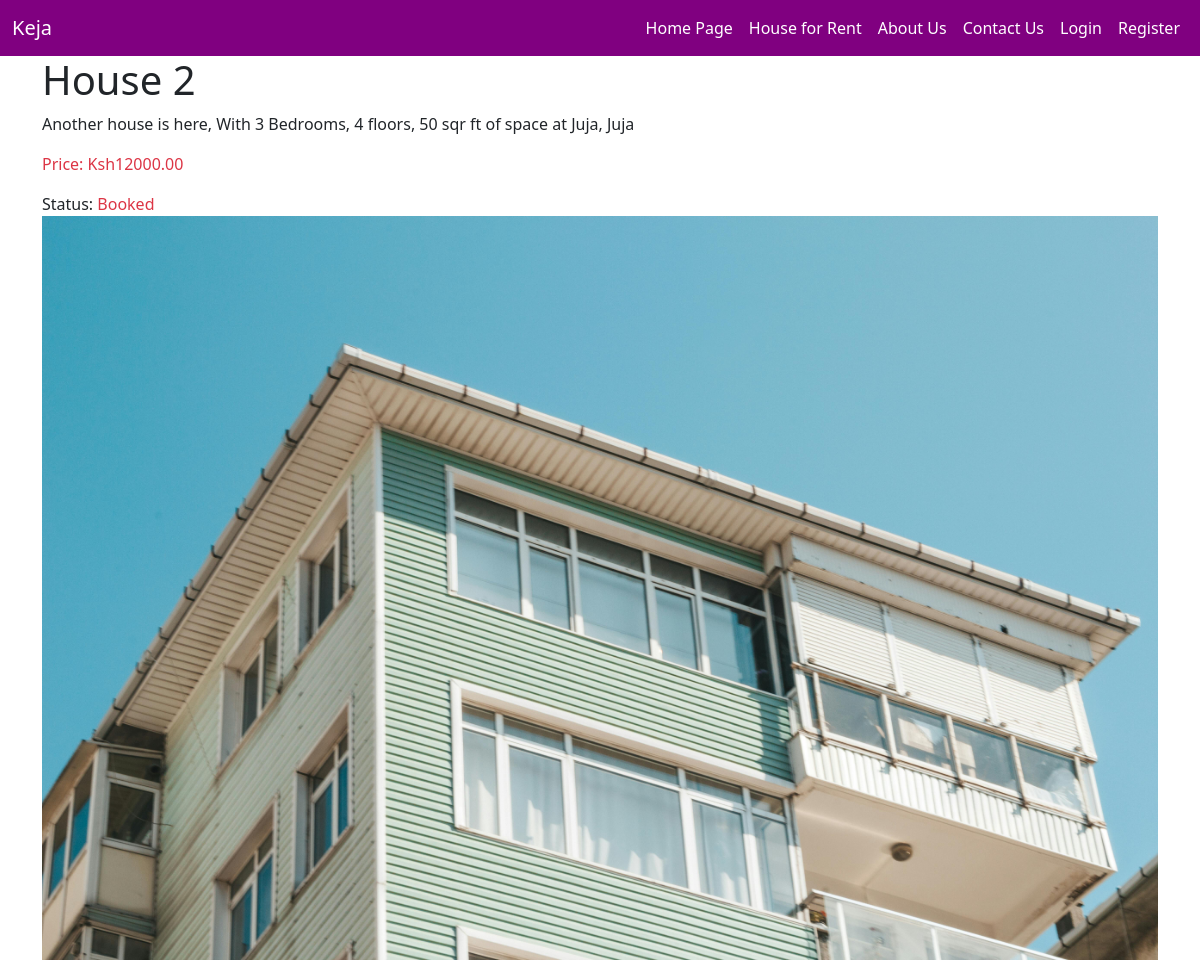
The app's page /products/products/2/ with its own data.
### product/models.py (models this page shows, shortened)
class Product(models.Model):
    title = models.CharField(max_length=200)
    description = models.TextField()
    price = models.DecimalField(max_digits=10, decimal_places=2)
    image = models.ImageField(upload_to=product_image_path, null=True, blank=True)
    city = models.CharField(max_length=100, blank=True, null=True)
    zip_code = models.CharField(max_length=10, blank=True, null=True)
    address = models.CharField(max_length=200, blank=True, null=True)
    num_bedrooms = models.PositiveIntegerField(blank=True, null=True)
    square_feet = models.PositiveIntegerField(blank=True, null=True)
    num_floors = models.PositiveIntegerField(blank=True, null=True)
    booked = models.BooleanField(default=False)

### product/views.py (the view)
# urls.py: path('<int:product_id>/', views.product_detail, name='product_detail'),
def product_detail(request, product_id):
    product = get_object_or_404(Product, pk=product_id)
    return render(request, 'product_detail.html', {'product': product})

### templates/product_detail.html (shortened to what this page needs)
{% extends 'base.html' %}
{% block content %}
<html>
<head>
</head>
<body>
    <div class="container">
        <h1>{{ product.title }}</h1>
        <p>{{ product.description }}, With {{ product.num_bedrooms }} Bedrooms, {{ product.num_floors }} floors, {{ product.square_feet }} sqr ft of space  at {{ product.address }}, {{ product.city }}</p>
        <p class="text-danger">Price: Ksh{{ product.price }}</p>
        Status: {% if not product.booked %}
        <a href="{% url 'book_house' product.id %}" class="btn btn-primary">Book</a>
    {% else %}
        <span class="text-danger">Booked</span>
    {% endif %}
        {% if product.image %}
            <img src="{{ product.image.url }}" alt="{{ product.title }}" class="img-fluid">
        {% endif %}
    </div>
</body>
</html>
{% endblock %}

### records on screen
Product: title "House 2", description "Another house is here", num_bedrooms "3", num_floors "4", square_feet "50", address "Juja", city "Juja", price "12000.00", image (picture)
